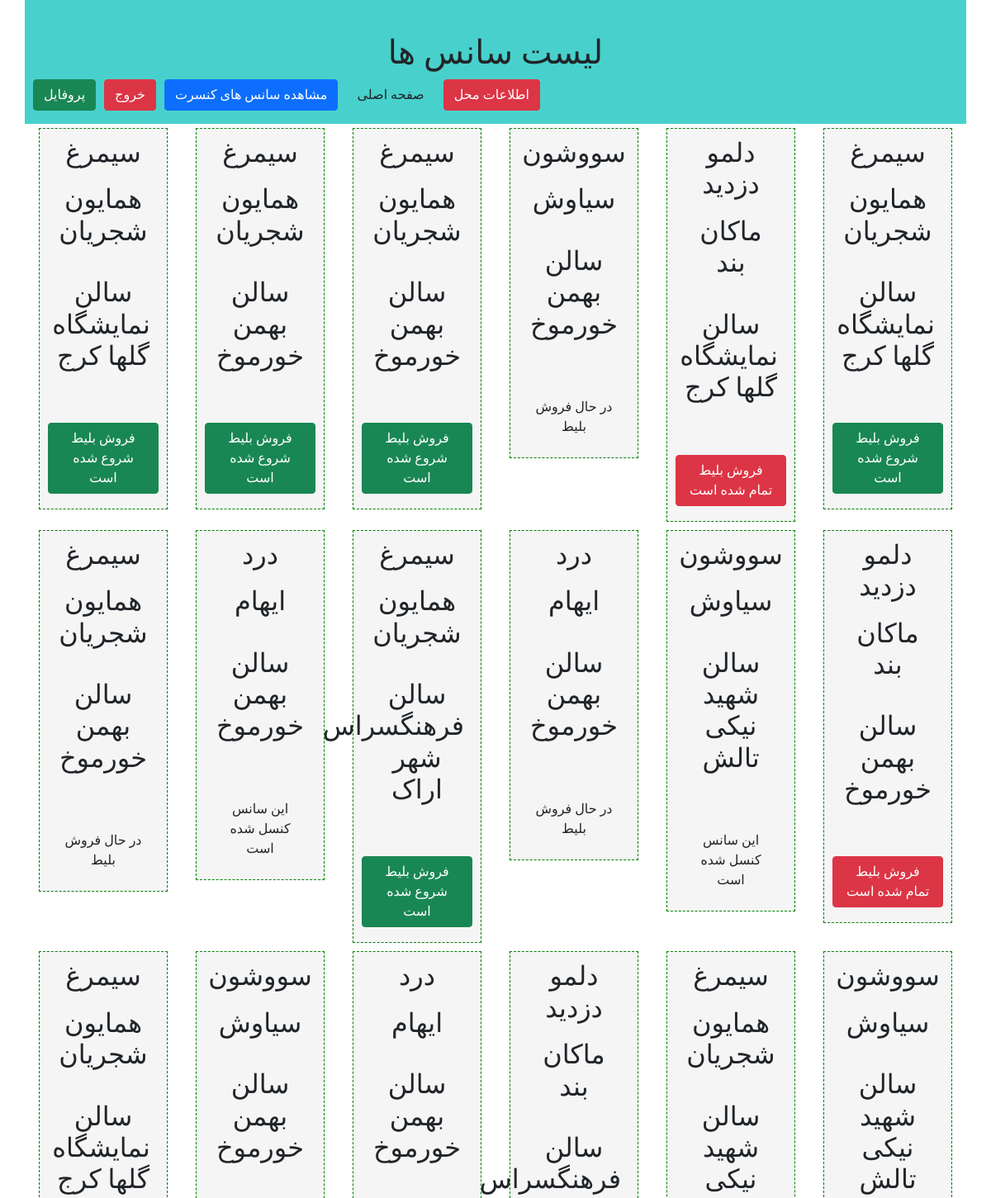
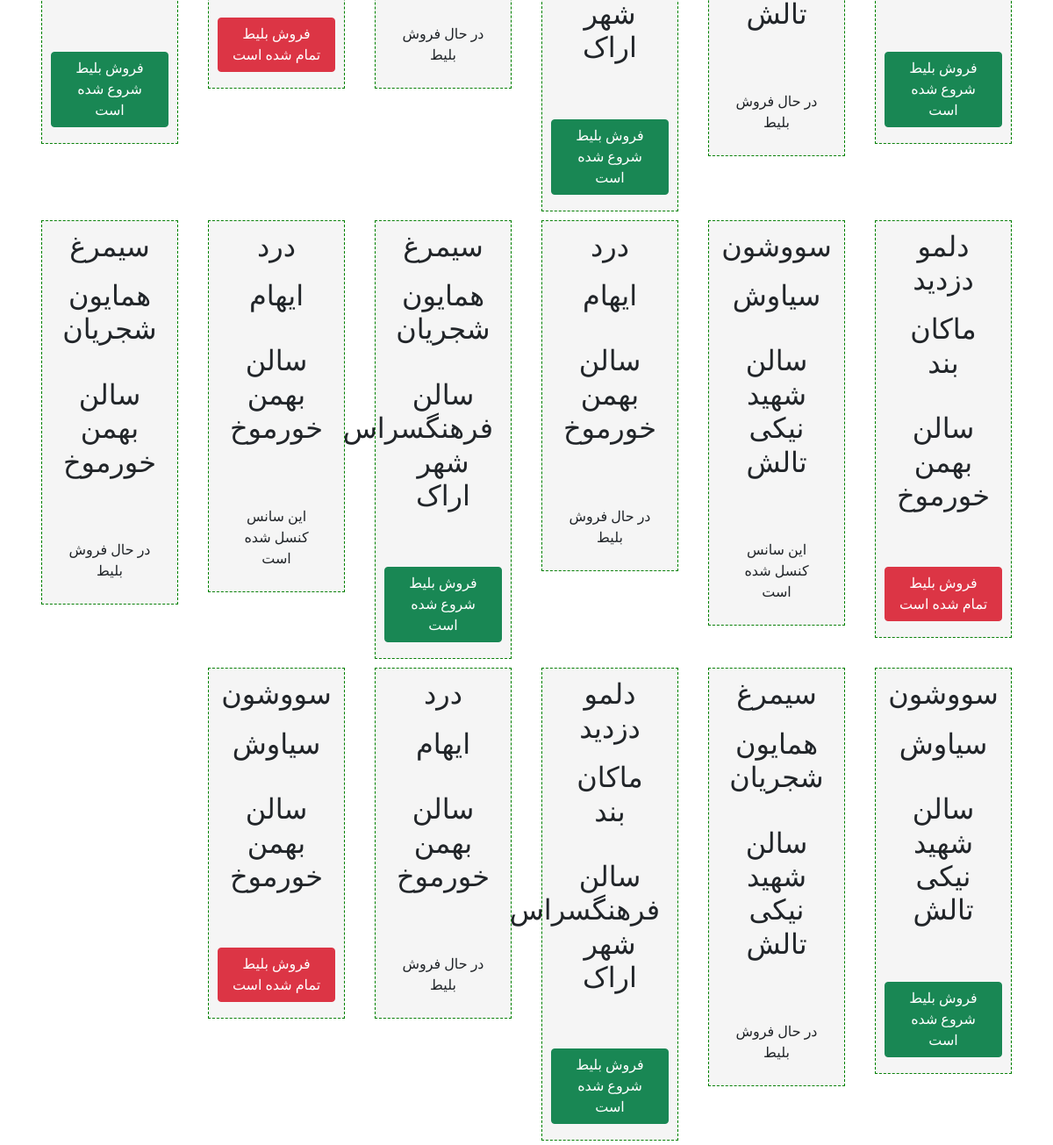
Page /ticketSales/time/list (signed in) on the committed database (2 pictures, top to bottom).
### ticketSales/models.py (models this page shows, shortened)
class timeModel(models.Model):
    class Meta:
        verbose_name='سانس'
        verbose_name_plural='سانس'
    concertModel=models.ForeignKey('concertModel',on_delete=models.PROTECT,verbose_name='کنسرت')
    locationModel=models.ForeignKey('locationModel',on_delete=models.PROTECT,verbose_name='محل برگذاری')
    StartDateTime=models.DateTimeField()
    Seats=models.IntegerField()
    Start=1
    End=2
    Cancle=3
    Sales=4
    status_choices=((Start,'فروش بلیط شروع شده است'),
                    (End,'فروش بلیط تمام شده است'),
                    (Cancle,'این سانس کنسل شده است'),
                    (Sales,'در حال فروش بلیط'))
    Status=models.IntegerField(choices=status_choices,verbose_name='وضعیت')
    def get_jalali_date(self):
        return datetime2jalali(self.StartDateTime)

class concertModel(models.Model):
    class Meta:
        verbose_name='کنسرت'
        verbose_name_plural='کنسرت'
    Name=models.CharField(max_length=100,verbose_name='نام کنسرت')
    SingerName=models.CharField(max_length=100,verbose_name='خواننده')
    lenght=models.IntegerField(verbose_name='مدت کنسرت')
    Poster=models.ImageField(upload_to='concertImages/',null=True,verbose_name='پوستر')

class locationModel(models.Model):
    class Meta:
        verbose_name='محل برگذاری'
        verbose_name_plural='محل برگذاری'
    IdNumber=models.IntegerField(primary_key=True,verbose_name='کد محل')
    Name=models.CharField(max_length=100,verbose_name='نام محل')
    Address=models.CharField(max_length=500,default='تهران-برج میلاد' ,verbose_name='آدرس')
    Phone=models.CharField(max_length=11, null=True,verbose_name='تلفن')
    capacity=models.IntegerField(verbose_name='ظرفیت')

### ticketSales/views.py (the view)
# urls.py: path('time/list', views.timeView),
@login_required
def timeView(request):
   times=timeModel.objects.all()
   context={
      'timelist':times
   }
   return render(request,'ticketSales/timeList.html',context)

### ticketSales/templates/ticketSales/timeList.html (shortened to what this page needs)
{% extends 'ticketSales/layout.html' %}
{% block title %}لیست سانس ها{% endblock title %}
{% block mainContent %}
   {% if timelist %}
      {% for time in timelist %}
         <div class='col-md-2'>
               <div class='timeBox'>
                  <h2>{{ time.concertModel.Name }}<h2>
                  <p>{{ time.concertModel.SingerName }}</p>
                  <p>{{ time.locationModel.Name }}</p>
                  <p>{{ time.get_jalali_date }}</p>
                  <div
                  class='
                  {% if time.Status == time.Start %}
                     btn btn-success
                  {% elif time.Status == time.End %}
                     btn btn-danger
                  {% elif time.Status == time.Cancle %}
                     btn btn-default
                  {% elif time.Status == time.Sales %}
                     btn btn-primery
                  {% endif %}
                  '>
                     {{ time.get_Status_display }}
                  </div>
               </div>
         </div>
      {% endfor %}
   {% endif %}
{% endblock mainContent %}

### ticketSales/templates/ticketSales/layout.html (shortened to what this page needs)
{% load static %}
<!DOCTYPE html>
<html dir='rtl'>
<head>
   <link rel='stylesheet' type='text/css' href="{% static 'ticketSales/css/bootstrap.css' %}" >
   <link rel='stylesheet' type='text/css' href="{% static 'ticketSales/css/fontawesome.css' %}" >
   <link rel='stylesheet' type='text/css' href="{% static 'ticketSales/css/style.css' %}" >
</head>
<body>
   <div class='container'>
      <div class='row box'>
         <h1>{% block title %}{% endblock title %}</h1>
         <ul class='btnul'>
            {% if user.is_authenticated %}
            <li><a class='btn btn-success' href='/accounts/profile'>پروفایل</a> </li>
            <li><a class='btn btn-danger' href='/accounts/logout'>خروج</a> </li>
            {% else %}
            <li><a class='btn btn-success' href='/accounts/login'>ورود</a> </li>
            <li><a class='btn btn-danger' href='/accounts/profileRegister'>ثبت نام</a> </li>
            {% endif %}
            <li><a class='btn btn-primary' href='/ticketSales/time/list'>مشاهده سانس های کنسرت </a> </li>
            <li><a class='btn btn-default' href='/ticketSales/concert/list'>صفحه اصلی</a> </li>
            <li><a class='btn btn-danger' href='/ticketSales/location/list'>اطلاعات محل</a> </li>
         </ul>
      </div>
      <div class='row'>
         {% block mainContent %}{% endblock mainContent %}
      </div>
   </div>
</body>
</html>

### ticketSales/static/ticketSales/css/style.css (style rules this page uses)
body { font-family: 'IranSanse' !important; }
.box { background-color:mediumturquoise ; padding-top: 40px; text-align: center; }
.btnul { list-style-type: none; padding-left: 0; }
.btnul li { float: left; margin-left: 10px; }
.timeBox { margin: 5px; background-color: whitesmoke; font-size: 15px; border:1px dashed green; padding:10px; text-align: center; }
p { padding: 10px; }

### rows in the picture
timeModel: concertModel.Name "سیمرغ", concertModel.SingerName "همایون شجریان", locationModel.Name "سالن نمایشگاه گلها کرج", Status "فروش بلیط شروع شده است"
timeModel: concertModel.Name "دلمو دزدید", concertModel.SingerName "ماکان بند", locationModel.Name "سالن نمایشگاه گلها کرج", Status "فروش بلیط تمام شده است"
timeModel: concertModel.Name "سووشون", concertModel.SingerName "سیاوش", locationModel.Name "سالن بهمن خورموخ", Status "در حال فروش بلیط"
timeModel: concertModel.Name "سیمرغ", concertModel.SingerName "همایون شجریان", locationModel.Name "سالن بهمن خورموخ", Status "فروش بلیط شروع شده است"
timeModel: concertModel.Name "سیمرغ", concertModel.SingerName "همایون شجریان", locationModel.Name "سالن بهمن خورموخ", Status "فروش بلیط شروع شده است"
timeModel: concertModel.Name "سیمرغ", concertModel.SingerName "همایون شجریان", locationModel.Name "سالن نمایشگاه گلها کرج", Status "فروش بلیط شروع شده است"
timeModel: concertModel.Name "دلمو دزدید", concertModel.SingerName "ماکان بند", locationModel.Name "سالن بهمن خورموخ", Status "فروش بلیط تمام شده است"
timeModel: concertModel.Name "سووشون", concertModel.SingerName "سیاوش", locationModel.Name "سالن شهید نیکی تالش", Status "این سانس کنسل شده است"
timeModel: concertModel.Name "درد", concertModel.SingerName "ایهام", locationModel.Name "سالن بهمن خورموخ", Status "در حال فروش بلیط"
timeModel: concertModel.Name "سیمرغ", concertModel.SingerName "همایون شجریان", locationModel.Name "سالن فرهنگسراس شهر اراک", Status "فروش بلیط شروع شده است"
timeModel: concertModel.Name "درد", concertModel.SingerName "ایهام", locationModel.Name "سالن بهمن خورموخ", Status "این سانس کنسل شده است"
timeModel: concertModel.Name "سیمرغ", concertModel.SingerName "همایون شجریان", locationModel.Name "سالن بهمن خورموخ", Status "در حال فروش بلیط"
timeModel: concertModel.Name "سووشون", concertModel.SingerName "سیاوش", locationModel.Name "سالن شهید نیکی تالش", Status "فروش بلیط شروع شده است"
timeModel: concertModel.Name "سیمرغ", concertModel.SingerName "همایون شجریان", locationModel.Name "سالن شهید نیکی تالش", Status "در حال فروش بلیط"
timeModel: concertModel.Name "دلمو دزدید", concertModel.SingerName "ماکان بند", locationModel.Name "سالن فرهنگسراس شهر اراک", Status "فروش بلیط شروع شده است"
timeModel: concertModel.Name "درد", concertModel.SingerName "ایهام", locationModel.Name "سالن بهمن خورموخ", Status "در حال فروش بلیط"
timeModel: concertModel.Name "سووشون", concertModel.SingerName "سیاوش", locationModel.Name "سالن بهمن خورموخ", Status "فروش بلیط تمام شده است"
timeModel: concertModel.Name "سیمرغ", concertModel.SingerName "همایون شجریان", locationModel.Name "سالن نمایشگاه گلها کرج", Status "فروش بلیط شروع شده است"
timeModel: concertModel.Name "دلمو دزدید", concertModel.SingerName "ماکان بند", locationModel.Name "سالن بهمن خورموخ", Status "فروش بلیط تمام شده است"
timeModel: concertModel.Name "سووشون", concertModel.SingerName "سیاوش", locationModel.Name "سالن شهید نیکی تالش", Status "این سانس کنسل شده است"
timeModel: concertModel.Name "درد", concertModel.SingerName "ایهام", locationModel.Name "سالن بهمن خورموخ", Status "در حال فروش بلیط"
timeModel: concertModel.Name "سیمرغ", concertModel.SingerName "همایون شجریان", locationModel.Name "سالن فرهنگسراس شهر اراک", Status "فروش بلیط شروع شده است"
timeModel: concertModel.Name "درد", concertModel.SingerName "ایهام", locationModel.Name "سالن بهمن خورموخ", Status "این سانس کنسل شده است"
timeModel: concertModel.Name "سیمرغ", concertModel.SingerName "همایون شجریان", locationModel.Name "سالن بهمن خورموخ", Status "در حال فروش بلیط"
timeModel: concertModel.Name "سووشون", concertModel.SingerName "سیاوش", locationModel.Name "سالن شهید نیکی تالش", Status "فروش بلیط شروع شده است"
timeModel: concertModel.Name "سیمرغ", concertModel.SingerName "همایون شجریان", locationModel.Name "سالن شهید نیکی تالش", Status "در حال فروش بلیط"
timeModel: concertModel.Name "دلمو دزدید", concertModel.SingerName "ماکان بند", locationModel.Name "سالن فرهنگسراس شهر اراک", Status "فروش بلیط شروع شده است"
timeModel: concertModel.Name "درد", concertModel.SingerName "ایهام", locationModel.Name "سالن بهمن خورموخ", Status "در حال فروش بلیط"
timeModel: concertModel.Name "سووشون", concertModel.SingerName "سیاوش", locationModel.Name "سالن بهمن خورموخ", Status "فروش بلیط تمام شده است"
